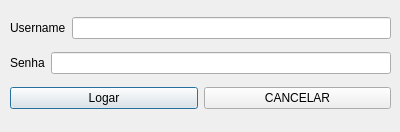
<?xml version="1.0" encoding="UTF-8"?>
<ui version="4.0">
 <class>fm_logar</class>
 <widget class="QDialog" name="fm_logar">
  <property name="geometry">
   <rect>
    <x>0</x>
    <y>0</y>
    <width>400</width>
    <height>132</height>
   </rect>
  </property>
  <property name="windowTitle">
   <string>Dialog</string>
  </property>
  <widget class="QWidget" name="">
   <property name="geometry">
    <rect>
     <x>10</x>
     <y>10</y>
     <width>381</width>
     <height>107</height>
    </rect>
   </property>
   <layout class="QVBoxLayout" name="verticalLayout">
    <item>
     <layout class="QHBoxLayout" name="horizontalLayout">
      <item>
       <widget class="QLabel" name="label">
        <property name="text">
         <string>Username</string>
        </property>
       </widget>
      </item>
      <item>
       <widget class="QLineEdit" name="txt_username"/>
      </item>
     </layout>
    </item>
    <item>
     <layout class="QHBoxLayout" name="horizontalLayout_2">
      <item>
       <widget class="QLabel" name="label_2">
        <property name="text">
         <string>Senha</string>
        </property>
       </widget>
      </item>
      <item>
       <widget class="QLineEdit" name="txt_senha">
        <property name="echoMode">
         <enum>QLineEdit::Password</enum>
        </property>
       </widget>
      </item>
     </layout>
    </item>
    <item>
     <layout class="QHBoxLayout" name="horizontalLayout_3">
      <item>
       <widget class="QPushButton" name="btn_logar">
        <property name="text">
         <string>Logar</string>
        </property>
       </widget>
      </item>
      <item>
       <widget class="QPushButton" name="btn_cancelar">
        <property name="text">
         <string>CANCELAR</string>
        </property>
       </widget>
      </item>
     </layout>
    </item>
   </layout>
  </widget>
 </widget>
 <resources/>
 <connections/>
</ui>
